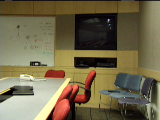
#> input picture train_dataset/b00400.bmp, 160 x 120 px; its folder holds only this picture in this run
$ jupyter execute --allow-errors background_substraction.ipynb   (older library calls are emulated)
#> lines starting #> are read from the running program, lines starting #| are printed output that depends on the picture
# I Packages and Data Imports

[cell 1]
# Packages import

import numpy as np
import matplotlib.pyplot as plt
from scipy import misc
import glob
import random
import pandas as pd
import pywt # Pywavelet to express images in sparse wavelet basis
from pywt import wavedec, dwt
from sporco.admm import tvl1, bpdn # Sparse optimization package
from skimage.measure import compare_ssim as ssim # Structural Similarity Index between images

[cell 2]
# Data import for MovedObject Dataset

x_train = []
x_test = []

for image_path in glob.glob("train_dataset/*.bmp"):
    image = misc.imread(image_path, mode = "L") # Reading in greyscale to speed up optimization
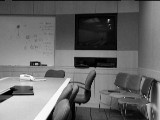
#> image: shape (120, 160); min 0, max 253, mean 104
    image = misc.imresize(image, 0.6) # Resize image
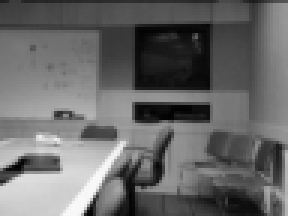
#> image: shape (72, 96) (shown 3 times larger); min 1, max 249, mean 104.1
    image = image / 255 # Normalizing image
    x_train.append(image)

for image_path in glob.glob("test_dataset/*.bmp"):
    image = misc.imread(image_path, mode = "L")
    image = misc.imresize(image, 0.6)
    image = image / 255
    x_test.append(image)

x_train = np.stack(x_train)
#> (the rest of this cell did not finish here and is left out)

# II Presentation of the Object Detector Class

[cell 3]
class Object_Detector(object):
    """
    Implementation of the Compressive Sensing for Background Substraction algorithm reframed
    as an object detector class. All the hyperparameters were found using cross-validation. All
    the methods are commented.

    Arguments:
    im_w, im_h -- the image dimensions
    """

    def __init__(self, im_w, im_h, r=0.8, lmbda1=0.1, lmbda2=8e-1, alpha=0.5,
                 gamma=0.1):
        """
        Initialization of the class.

        Arguments:
        r -- measurement rate (M / N)
        lambda 1 -- the BPDN L1 regularization hyperparameter
        lambda 2 -- the TV L1 regularization hyperparameter
        alpha -- the adaptation of the background constraint first learning rate
        gamma -- the adaptation of the background constraint second learning rate
        """

        self.im_w = im_w
        self.im_h = im_h
        self.N = int(self.im_w * self.im_h)
        self.r = r
        self.M = int(self.N * self.r)
        self.A = self.random_measurement_matrices(self.M, self.N)[1]
        self.phi = self.random_measurement_matrices(self.M, self.N)[0]
        self.lmbda1 = lmbda1
        self.lmbda2 = lmbda2
        self.alpha = alpha
        self.gamma = gamma

    def wavelet_dec(self, sig, threshold=1):
        """
        Takes a signal as input, performs a single level Discrete Wavelet Transform of it and
        sparsifies it with hard thresholding. Psi sparse basis in the article.

        Arguments:
        sig -- the signal to be sparsified (rows of the matrix Phi)
        threshold -- the data values where their absolute value is less than
        the value param are replaced with substitute (default=0)

        Returns:
        sparse_sig -- signal expressed in a sparse haar wavelet basis
        """

        coeffs = np.concatenate(dwt(sig, 'haar')) # Details and Approximation coefficients
        sparse_sig = pywt.threshold(coeffs, threshold, 'hard') # Thresholding to sparsify

        return sparse_sig

    def random_measurement_matrices(self, M, N, rand_type = "gauss"):
        """
        Takes the measurement size M and the vector size of the image N and returns the
        required matrices

        Arguments:
        M -- measurement size
        N -- the total size of the image (nx x ny)
        rand_type -- type of random distribution for the measurement matrix

        Returns:
        A -- matrix of dimension (M x N), corresponds to Phi * Psi in the article
        phi -- the measurement matrix
        """

        np.random.seed(10) # Setting seed for reproductibility
        if rand_type == "student":
            phi = np.random.standard_t(power, size=(M, N))
        else:
            phi = np.random.randn(M, N)

        A = np.apply_along_axis(self.wavelet_dec, axis=1, arr=phi) # Equivalent to the Phi * Psi product

        return phi, A


    def compressive_measurements(self, x):
        """
        Takes an image and the compression rate as argument, returns a dictionnary

        Arguments:
        x -- the original image

        Returns:
        y -- vector of dimension (M (= r * N) x 1)
        """
        x = x.reshape(1, -1).T # Reshape the image to be a (N x 1) vector
        y =  np.dot(self.A, x) # Compressive samples generation

        return y

    def signal_reconstruction(self, y):
        """
        Signal recovery using the Basis Pursuit Denoising (BPDN) and the L1
        Total Variation (TV) denoising algorithm from the SPORCO package

        Arguments:
        y -- the measurement vector of size (M x 1)

        Returns:
        x_hat -- the recovered signal from BPDN optimization (N x 1). This corresponds to
        theta_hat in the article. We decided to work directly with theta_hat to recover
        the images given the closeness of it with the original signal/image. It also
        avoids us to do one more linear transformation (mainly x_hat = theta_hat * Psi).
        x_hat_rshp -- the reshaped recovered signal of size (nx x ny)
        x_hat_tv -- the denoised recovered signal of size (nx x ny)
        """

        # Run BPDN optimisation
        opt1 = bpdn.BPDN.Options()
        x = bpdn.BPDN(self.A, y, self.lmbda1, opt1)
        x_hat = x.solve()
        x_hat_rshp = x_hat.reshape(self.im_w, self.im_h) # Reshape for visualization
        opt2 = tvl1.TVL1Denoise.Options()

        # Initialise and run TVL1Denoise object
        b1 = tvl1.TVL1Denoise(x_hat_rshp, self.lmbda2, opt2)
        x_hat_tv = b1.solve()

        return x_hat, x_hat_rshp, x_hat_tv

    # [167 lines left out: functions fit, predict, background_update_1, background_update_2, mse, compare_images, not called in this run]

# III Image reconstruction with different measurement rate

[cell 4]
img_w, img_h = x_train[0].shape
#> img_w = 72; img_h = 96
M = [0.4, 0.5, 0.6, 0.7, 0.8, 0.9]
#> (the rest of this cell did not finish here and is left out)
